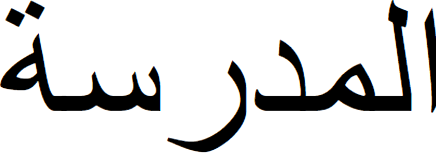
#> input picture test.PNG, 436 x 153 px, found by its file name
$ python contour_based_segmentation.py
#> lines starting #> are read from the running program, lines starting #| are printed output that depends on the picture; after the words box and inside, x2 and y2 are one past the last pixel; in counts of white or black regions, pixels touching at a corner belong together

import cv2

import numpy as np

im_name = "line1.png"


## SKEW DETECTION.
#1- Binarizing the image.
im_name = "test.png"
image = cv2.imread(im_name)
#> image is the input picture: shape (153, 436, 3); mean B, G, R 216.4, 216.5, 216.5
gray = cv2.cvtColor(image, cv2.COLOR_BGR2GRAY)
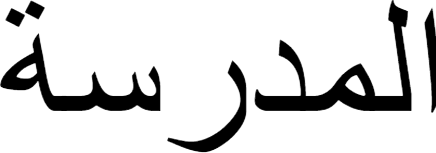
#> gray: shape (153, 436); min 0, max 255, mean 216.5
gray = cv2.bitwise_not(gray)
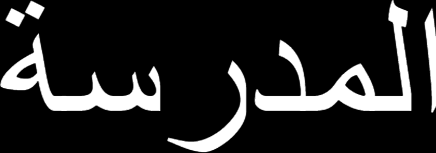
#> gray: shape (153, 436); min 0, max 255, mean 38.5
thresh = cv2.threshold(gray, 0, 255,
	cv2.THRESH_BINARY | cv2.THRESH_OTSU)[1]
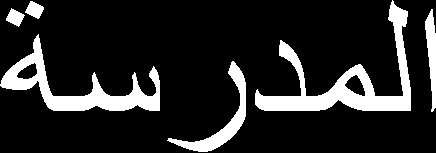
#> thresh: shape (153, 436); 15.1% white; 6 white regions, box (x1, y1, x2, y2) and area: (255, 0, 411, 111) 4303, (0, 34, 160, 111) 3357, (167, 61, 246, 152) 1362, (425, 9, 436, 112) 665, (25, 1, 44, 19) 209, (6, 8, 25, 27) 204
cv2.imshow("thresh.png", thresh)

# Detecting the skew angle using column_stack.
coords = np.column_stack(np.where(thresh > 0))
#> coords = 10100 pairs, first value 0 to 151, second value 0 to 435
angle = cv2.minAreaRect(coords)[-1]
#> angle = -89.84

if angle < -45:
	angle = -(90 + angle)
#> angle = -0.158
else:
	angle = -angle
#Rotating the image.
(h, w) = image.shape[:2]
#> h = 153; w = 436
center = (w // 2, h // 2)
#> center = (218, 76)
M = cv2.getRotationMatrix2D(center, angle, 1.0)
#> M = [[1, -0.00276, 0.211], [0.00276, 1, -0.602]]
rotated = cv2.warpAffine(image, M, (w, h),
	flags=cv2.INTER_CUBIC, borderMode=cv2.BORDER_REPLICATE)
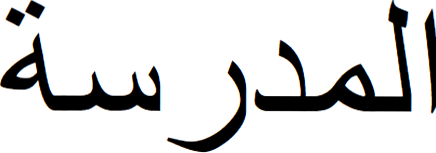
#> rotated: shape (153, 436, 3); mean B, G, R 216.3, 216.4, 216.5

#cv2.putText(rotated, "Angle: {:.2f} degrees".format(angle),
#	(10, 30), cv2.FONT_HERSHEY_SIMPLEX, 0.7, (0, 0, 255), 2)

#Removing noise. should be replaced by another technique in case of arabic.
#blur = cv2.GaussianBlur(rotated,(5,5),0)


# show the output image
print("[INFO] angle: {:.3f}".format(angle))
#| [INFO] angle: -0.158
cv2.imwrite("Rotated.png",rotated)
rotated_gray = cv2.cvtColor(rotated, cv2.COLOR_BGR2GRAY)
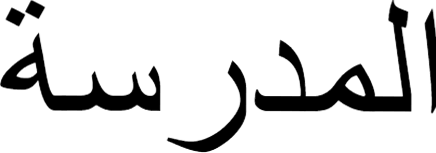
#> rotated_gray: shape (153, 436); min 0, max 255, mean 216.4
rotated_gray = cv2.bitwise_not(rotated_gray)
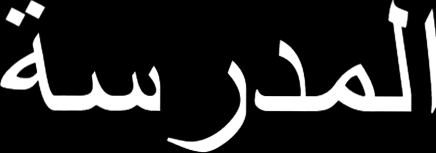
#> rotated_gray: shape (153, 436); min 0, max 255, mean 38.6
